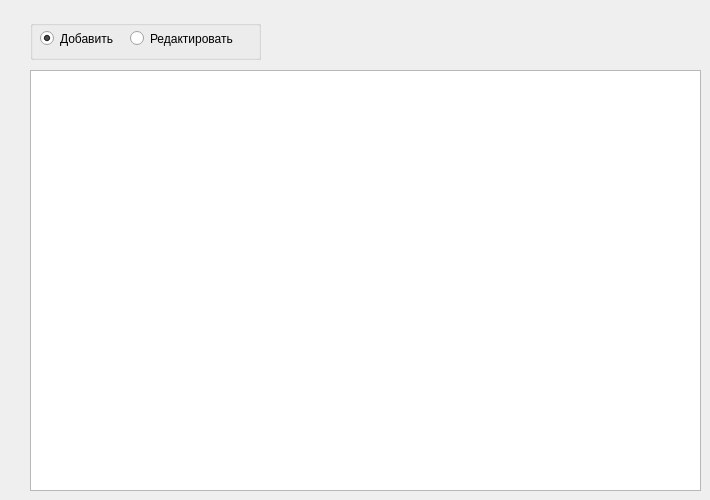
        <widget class="QWidget" name="QueriesConceptual">
         <attribute name="title">
          <string>Просмотр запросов пользователей</string>
         </attribute>
         <widget class="QTableView" name="tableViewConceptual_queries">
          <property name="geometry">
           <rect>
            <x>30</x>
            <y>70</y>
            <width>671</width>
            <height>421</height>
           </rect>
          </property>
          <property name="selectionBehavior">
           <enum>QAbstractItemView::SelectRows</enum>
          </property>
         </widget>
         <widget class="QGroupBox" name="groupBox_6">
          <property name="geometry">
           <rect>
            <x>30</x>
            <y>20</y>
            <width>231</width>
            <height>40</height>
           </rect>
          </property>
          <property name="title">
           <string/>
          </property>
          <widget class="QWidget" name="widget_6" native="true">
           <property name="geometry">
            <rect>
             <x>0</x>
             <y>10</y>
             <width>221</width>
             <height>20</height>
            </rect>
           </property>
           <property name="sizePolicy">
            <sizepolicy hsizetype="Ignored" vsizetype="Ignored">
             <horstretch>0</horstretch>
             <verstretch>0</verstretch>
            </sizepolicy>
           </property>
           <property name="autoFillBackground">
            <bool>false</bool>
           </property>
           <widget class="QRadioButton" name="radioButton_insertC">
            <property name="geometry">
             <rect>
              <x>10</x>
              <y>0</y>
              <width>91</width>
              <height>17</height>
             </rect>
            </property>
            <property name="sizePolicy">
             <sizepolicy hsizetype="Ignored" vsizetype="Ignored">
              <horstretch>0</horstretch>
              <verstretch>0</verstretch>
             </sizepolicy>
            </property>
            <property name="text">
             <string>Добавить</string>
            </property>
            <property name="checked">
             <bool>true</bool>
            </property>
           </widget>
           <widget class="QRadioButton" name="radioButton_editC">
            <property name="geometry">
             <rect>
              <x>100</x>
              <y>0</y>
              <width>111</width>
              <height>17</height>
             </rect>
            </property>
            <property name="text">
             <string>Редактировать</string>
            </property>
           </widget>
          </widget>
         </widget>
        </widget>
